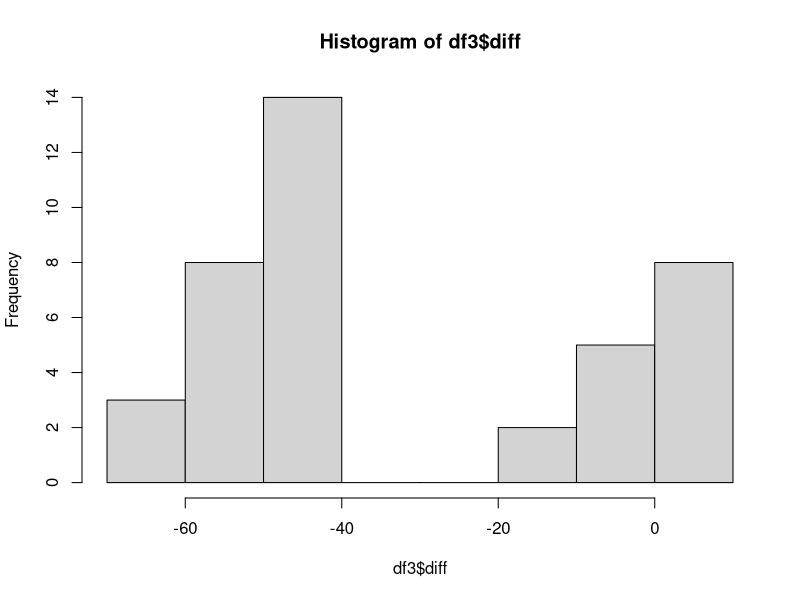

Source code (R):
## ---- chunk 1
alpha = 0.05
df1 = 5-2-1
nobs = 100
f1 = c(10,18,48,16,8)
t1 = 0
cv1 = qchisq(1-alpha,df1)
p1_1 = pnorm(-1.5)
p1_2 = pnorm(-0.5)-pnorm(-1.5)
p1_3 = pnorm(0.5)-pnorm(-0.5)
p1_4 = pnorm(1.5)-pnorm(0.5)
p1_5 = 1-pnorm(1.5)
p1 = c(p1_1,p1_2,p1_3,p1_4,p1_5)
#cat(p1_1,"\n",p1_2,"\n",p1_3,"\n",p1_4,"\n",p1_5,"\n")
e1 = nobs* p1
if(sum(e1 < 5) > 0)
{
  cat("Reule of Five not meet.\n")
}else
{
  tmp1 = (f1 - e1)^2 /e1
  chi = sum(tmp1)
  pv1 = 1 - pchisq(chi,df1)
}


cat("Critical value = ", cv1,"\nTest statistic = ",chi,"\np-value = ",pv1)
## ---- chunk 2
df0 <- read.csv("Xr13-95.csv",header = 1)
n=40
prob = c(rep(1/8, 8))
enobs = 40 * prob
dif=df0$This.Year-df0$Last.Year
n=length(dif)
avgdif=mean(dif)
stdif=sqrt(var(dif)*(n-1)/n)
input=table(cut((dif-avgdif)/stdif ,qnorm(seq(from=0,to=1,by=1/8))))
if(sum(enobs < 5) > 0){
  cat("Rule of Five not meet.\n")
} else{
  chisq = sum((input-enobs)^2/enobs)
  output = 1 - pchisq(chisq, length(input) - 3)
  cat("p-value=", output)
}
## ---- chunk 3
df1 <- read.csv("Xr19-15.csv",header = 1)
nobs = nrow(df1)
cat("n = ",nobs)
#large sample case
#generate rank
alldata = sort(c(df1[,1], df1[,2]))
tmpdf = data.frame(raw=alldata, rank=1:length(alldata))
avgrank = aggregate(tmpdf, by=list(tmpdf$raw), FUN=mean)
avgrank$Group.1=NULL

samp1=data.frame(raw=df1[,1])
samp1=merge(samp1, avgrank)
T=sum(samp1$rank)
n1=nrow(df1); n2=nrow(df1)
ET=n1*(n1+n2+1)/2 
SigmaT=sqrt(n1*n2*(n1+n2+1)/12)

z=(T-ET)/SigmaT
pvalue = 1-pnorm(z)
cat("\nE(T)=", ET, "\n")
cat("Sigma_T=", SigmaT, "\n")
cat("z value=", z, "\n")
cat("p-value=", pvalue, '\n')


## ---- chunk 4
df2 <- read.csv("Xr19-45.csv",header = 1)
nobs = nrow(df2)
cat("n = ",nobs)
#large sample case
#generate rank
alldata = sort(c(df2[,1], df2[,2]))
tmpdf = data.frame(raw=alldata, rank=1:length(alldata))
avgrank = aggregate(tmpdf, by=list(tmpdf$raw), FUN=mean)
avgrank$Group.1=NULL

samp1=data.frame(raw=df2[,1])
samp1=merge(samp1, avgrank)
T=sum(samp1$rank)
n1=nrow(df2); n2=nrow(df2)
ET=n1*(n1+n2+1)/2 
SigmaT=sqrt(n1*n2*(n1+n2+1)/12)

z=(T-ET)/SigmaT
pvalue = 1-pnorm(z)
cat("\nE(T)=", ET, "\n")
cat("Sigma_T=", SigmaT, "\n")
cat("z value=", z, "\n")
cat("p-value=", pvalue, '\n')

## ---- chunk 5
df3 <- read.csv("Xr19-57.csv",header = 1)
df3$diff = df3[,1] - df3[,2]
df3$absdiff = abs(df3$diff)

#Normality test
hist(df3$diff)
out3 = shapiro.test(df3$diff)
print(out3)

x = df3$diff[df3$diff!= 0]
y = df3$absdiff[df3$absdiff!= 0]
cat("n = ",length(x))
#if(sum(df3$absdiff==0)>0) {
#    stop("Need to remove zero observations!")
#}

#generate rank
alldata = sort(y)
tmpdf = data.frame(raw=alldata, rank=1:length(alldata))
avgrank = aggregate(tmpdf, by=list(tmpdf$raw), FUN=mean)
avgrank$Group.1=NULL

#take all positive diff
ind3 = df3$diff > 0
samp3=data.frame(raw=df3[ind3,"diff"])
samp3=merge(samp3, avgrank)
T=sum(samp3$rank)

n=length(y)
ET=n*(n+1)/4 
SigmaT=sqrt(n*(n+1)*(2*n+1)/24)

z=(T-ET)/SigmaT
pvalue = 1-pnorm(z)
cat("\nE(T)=", ET, "\n")
cat("Sigma_T=", SigmaT, "\n")
cat("z value=", z, "\n")
cat("p-value=", pvalue, '\n')

